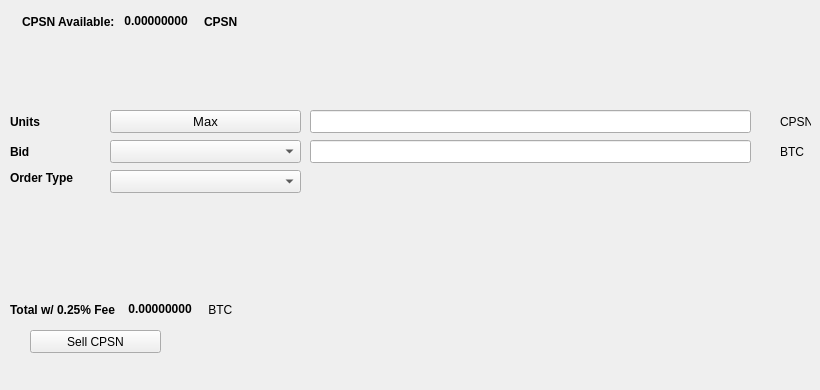
   <widget class="QWidget" name="SellTab">
    <attribute name="title">
     <string>Sell</string>
    </attribute>
    <widget class="QLabel" name="label_16">
     <property name="geometry">
      <rect>
       <x>780</x>
       <y>140</y>
       <width>31</width>
       <height>23</height>
      </rect>
     </property>
     <property name="text">
      <string>BTC</string>
     </property>
    </widget>
    <widget class="QComboBox" name="SellBidcomboBox">
     <property name="geometry">
      <rect>
       <x>110</x>
       <y>140</y>
       <width>191</width>
       <height>23</height>
      </rect>
     </property>
     <property name="font">
      <font>
       <pointsize>10</pointsize>
      </font>
     </property>
    </widget>
    <widget class="QLabel" name="label_18">
     <property name="geometry">
      <rect>
       <x>10</x>
       <y>110</y>
       <width>46</width>
       <height>23</height>
      </rect>
     </property>
     <property name="font">
      <font>
       <weight>75</weight>
       <bold>true</bold>
      </font>
     </property>
     <property name="text">
      <string>Units</string>
     </property>
    </widget>
    <widget class="QPushButton" name="Sell_Max_Amount">
     <property name="geometry">
      <rect>
       <x>110</x>
       <y>110</y>
       <width>191</width>
       <height>23</height>
      </rect>
     </property>
     <property name="font">
      <font>
       <pointsize>10</pointsize>
      </font>
     </property>
     <property name="text">
      <string>Max</string>
     </property>
    </widget>
    <widget class="QLabel" name="label_20">
     <property name="geometry">
      <rect>
       <x>10</x>
       <y>170</y>
       <width>91</width>
       <height>16</height>
      </rect>
     </property>
     <property name="font">
      <font>
       <weight>75</weight>
       <bold>true</bold>
      </font>
     </property>
     <property name="text">
      <string>Order Type</string>
     </property>
    </widget>
    <widget class="QComboBox" name="SellOrdertypeCombo">
     <property name="geometry">
      <rect>
       <x>110</x>
       <y>170</y>
       <width>191</width>
       <height>23</height>
      </rect>
     </property>
     <property name="font">
      <font>
       <pointsize>10</pointsize>
      </font>
     </property>
    </widget>
    <widget class="QLabel" name="label_21">
     <property name="geometry">
      <rect>
       <x>10</x>
       <y>140</y>
       <width>46</width>
       <height>23</height>
      </rect>
     </property>
     <property name="font">
      <font>
       <weight>75</weight>
       <bold>true</bold>
      </font>
     </property>
     <property name="text">
      <string>Bid</string>
     </property>
    </widget>
    <widget class="QLabel" name="label_22">
     <property name="geometry">
      <rect>
       <x>780</x>
       <y>110</y>
       <width>31</width>
       <height>23</height>
      </rect>
     </property>
     <property name="text">
      <string>CPSN</string>
     </property>
    </widget>
    <widget class="QLineEdit" name="UnitsInputCPSN">
     <property name="geometry">
      <rect>
       <x>310</x>
       <y>110</y>
       <width>441</width>
       <height>23</height>
      </rect>
     </property>
     <property name="font">
      <font>
       <pointsize>9</pointsize>
       <weight>75</weight>
       <bold>true</bold>
      </font>
     </property>
    </widget>
    <widget class="QLineEdit" name="SellBidPriceEdit">
     <property name="geometry">
      <rect>
       <x>310</x>
       <y>140</y>
       <width>441</width>
       <height>23</height>
      </rect>
     </property>
     <property name="font">
      <font>
       <pointsize>9</pointsize>
       <weight>75</weight>
       <bold>true</bold>
      </font>
     </property>
    </widget>
    <widget class="QPushButton" name="SellCPSNBTN">
     <property name="geometry">
      <rect>
       <x>30</x>
       <y>330</y>
       <width>131</width>
       <height>23</height>
      </rect>
     </property>
     <property name="text">
      <string>Sell CPSN</string>
     </property>
     <property name="icon">
      <iconset resource="../CryptoSports">
       <normaloff>:/icons/bitcoin</normaloff>:/icons/bitcoin</iconset>
     </property>
    </widget>
    <widget class="QWidget" name="layoutWidget3">
     <property name="geometry">
      <rect>
       <x>22</x>
       <y>12</y>
       <width>258</width>
       <height>19</height>
      </rect>
     </property>
     <layout class="QHBoxLayout" name="horizontalLayout">
      <item>
       <widget class="QLabel" name="label232_2">
        <property name="font">
         <font>
          <weight>75</weight>
          <bold>true</bold>
         </font>
        </property>
        <property name="text">
         <string>CPSN Available:</string>
        </property>
       </widget>
      </item>
      <item>
       <widget class="QLabel" name="CPSNAvailableLabel">
        <property name="palette">
         <palette>
          <active>
           <colorrole role="WindowText">
            <brush brushstyle="SolidPattern">
             <color alpha="255">
              <red>0</red>
              <green>0</green>
              <blue>0</blue>
             </color>
            </brush>
           </colorrole>
           <colorrole role="Button">
            <brush brushstyle="SolidPattern">
             <color alpha="255">
              <red>0</red>
              <green>170</green>
              <blue>0</blue>
             </color>
            </brush>
           </colorrole>
           <colorrole role="Light">
            <brush brushstyle="SolidPattern">
             <color alpha="255">
              <red>0</red>
              <green>255</green>
              <blue>0</blue>
             </color>
            </brush>
           </colorrole>
           <colorrole role="Midlight">
            <brush brushstyle="SolidPattern">
             <color alpha="255">
              <red>0</red>
              <green>212</green>
              <blue>0</blue>
             </color>
            </brush>
           </colorrole>
           <colorrole role="Dark">
            <brush brushstyle="SolidPattern">
             <color alpha="255">
              <red>0</red>
              <green>85</green>
              <blue>0</blue>
             </color>
            </brush>
           </colorrole>
           <colorrole role="Mid">
            <brush brushstyle="SolidPattern">
             <color alpha="255">
              <red>0</red>
              <green>113</green>
              <blue>0</blue>
             </color>
            </brush>
           </colorrole>
           <colorrole role="Text">
            <brush brushstyle="SolidPattern">
             <color alpha="255">
              <red>0</red>
              <green>170</green>
              <blue>0</blue>
             </color>
            </brush>
           </colorrole>
           <colorrole role="BrightText">
            <brush brushstyle="SolidPattern">
             <color alpha="255">
              <red>255</red>
              <green>255</green>
              <blue>255</blue>
             </color>
            </brush>
           </colorrole>
           <colorrole role="ButtonText">
            <brush brushstyle="SolidPattern">
             <color alpha="255">
              <red>0</red>
              <green>0</green>
              <blue>0</blue>
             </color>
            </brush>
           </colorrole>
           <colorrole role="Base">
            <brush brushstyle="SolidPattern">
             <color alpha="255">
              <red>255</red>
              <green>255</green>
              <blue>255</blue>
             </color>
            </brush>
           </colorrole>
           <colorrole role="Window">
            <brush brushstyle="SolidPattern">
             <color alpha="255">
              <red>0</red>
              <green>170</green>
              <blue>0</blue>
             </color>
            </brush>
           </colorrole>
           <colorrole role="Shadow">
            <brush brushstyle="SolidPattern">
             <color alpha="255">
              <red>0</red>
              <green>0</green>
              <blue>0</blue>
             </color>
            </brush>
           </colorrole>
           <colorrole role="AlternateBase">
            <brush brushstyle="SolidPattern">
             <color alpha="255">
              <red>127</red>
              <green>212</green>
              <blue>127</blue>
             </color>
            </brush>
           </colorrole>
           <colorrole role="ToolTipBase">
            <brush brushstyle="SolidPattern">
             <color alpha="255">
              <red>255</red>
              <green>255</green>
              <blue>220</blue>
             </color>
            </brush>
           </colorrole>
           <colorrole role="ToolTipText">
            <brush brushstyle="SolidPattern">
             <color alpha="255">
              <red>0</red>
              <green>0</green>
              <blue>0</blue>
             </color>
            </brush>
           </colorrole>
          </active>
          <inactive>
           <colorrole role="WindowText">
            <brush brushstyle="SolidPattern">
             <color alpha="255">
              <red>0</red>
              <green>0</green>
              <blue>0</blue>
             </color>
            </brush>
           </colorrole>
           <colorrole role="Button">
            <brush brushstyle="SolidPattern">
             <color alpha="255">
              <red>0</red>
              <green>170</green>
              <blue>0</blue>
             </color>
            </brush>
           </colorrole>
           <colorrole role="Light">
            <brush brushstyle="SolidPattern">
             <color alpha="255">
              <red>0</red>
              <green>255</green>
              <blue>0</blue>
             </color>
            </brush>
           </colorrole>
           <colorrole role="Midlight">
            <brush brushstyle="SolidPattern">
             <color alpha="255">
              <red>0</red>
              <green>212</green>
              <blue>0</blue>
             </color>
            </brush>
           </colorrole>
           <colorrole role="Dark">
            <brush brushstyle="SolidPattern">
             <color alpha="255">
              <red>0</red>
              <green>85</green>
              <blue>0</blue>
             </color>
            </brush>
           </colorrole>
           <colorrole role="Mid">
            <brush brushstyle="SolidPattern">
             <color alpha="255">
              <red>0</red>
              <green>113</green>
              <blue>0</blue>
             </color>
            </brush>
           </colorrole>
           <colorrole role="Text">
            <brush brushstyle="SolidPattern">
             <color alpha="255">
              <red>0</red>
              <green>170</green>
              <blue>0</blue>
             </color>
            </brush>
           </colorrole>
           <colorrole role="BrightText">
            <brush brushstyle="SolidPattern">
             <color alpha="255">
              <red>255</red>
              <green>255</green>
              <blue>255</blue>
             </color>
            </brush>
           </colorrole>
           <colorrole role="ButtonText">
            <brush brushstyle="SolidPattern">
             <color alpha="255">
              <red>0</red>
              <green>0</green>
              <blue>0</blue>
             </color>
            </brush>
           </colorrole>
           <colorrole role="Base">
            <brush brushstyle="SolidPattern">
             <color alpha="255">
              <red>255</red>
              <green>255</green>
              <blue>255</blue>
             </color>
            </brush>
           </colorrole>
           <colorrole role="Window">
            <brush brushstyle="SolidPattern">
             <color alpha="255">
              <red>0</red>
              <green>170</green>
              <blue>0</blue>
             </color>
            </brush>
           </colorrole>
           <colorrole role="Shadow">
            <brush brushstyle="SolidPattern">
             <color alpha="255">
              <red>0</red>
              <green>0</green>
              <blue>0</blue>
             </color>
            </brush>
           </colorrole>
           <colorrole role="AlternateBase">
            <brush brushstyle="SolidPattern">
             <color alpha="255">
              <red>127</red>
              <green>212</green>
              <blue>127</blue>
             </color>
            </brush>
           </colorrole>
           <colorrole role="ToolTipBase">
            <brush brushstyle="SolidPattern">
             <color alpha="255">
              <red>255</red>
              <green>255</green>
              <blue>220</blue>
             </color>
            </brush>
           </colorrole>
           <colorrole role="ToolTipText">
            <brush brushstyle="SolidPattern">
             <color alpha="255">
              <red>0</red>
              <green>0</green>
              <blue>0</blue>
             </color>
            </brush>
           </colorrole>
          </inactive>
          <disabled>
           <colorrole role="WindowText">
            <brush brushstyle="SolidPattern">
             <color alpha="255">
              <red>0</red>
              <green>85</green>
              <blue>0</blue>
             </color>
            </brush>
           </colorrole>
           <colorrole role="Button">
            <brush brushstyle="SolidPattern">
             <color alpha="255">
              <red>0</red>
              <green>170</green>
              <blue>0</blue>
             </color>
            </brush>
           </colorrole>
           <colorrole role="Light">
            <brush brushstyle="SolidPattern">
             <color alpha="255">
              <red>0</red>
              <green>255</green>
              <blue>0</blue>
             </color>
            </brush>
           </colorrole>
           <colorrole role="Midlight">
            <brush brushstyle="SolidPattern">
             <color alpha="255">
              <red>0</red>
              <green>212</green>
              <blue>0</blue>
             </color>
            </brush>
           </colorrole>
           <colorrole role="Dark">
            <brush brushstyle="SolidPattern">
             <color alpha="255">
              <red>0</red>
              <green>85</green>
              <blue>0</blue>
             </color>
            </brush>
           </colorrole>
           <colorrole role="Mid">
            <brush brushstyle="SolidPattern">
             <color alpha="255">
              <red>0</red>
              <green>113</green>
              <blue>0</blue>
             </color>
            </brush>
           </colorrole>
           <colorrole role="Text">
            <brush brushstyle="SolidPattern">
             <color alpha="255">
              <red>0</red>
              <green>85</green>
              <blue>0</blue>
             </color>
            </brush>
           </colorrole>
           <colorrole role="BrightText">
            <brush brushstyle="SolidPattern">
             <color alpha="255">
              <red>255</red>
              <green>255</green>
              <blue>255</blue>
             </color>
            </brush>
           </colorrole>
           <colorrole role="ButtonText">
            <brush brushstyle="SolidPattern">
             <color alpha="255">
              <red>0</red>
              <green>85</green>
              <blue>0</blue>
             </color>
            </brush>
           </colorrole>
           <colorrole role="Base">
            <brush brushstyle="SolidPattern">
             <color alpha="255">
              <red>0</red>
              <green>170</green>
              <blue>0</blue>
             </color>
            </brush>
           </colorrole>
           <colorrole role="Window">
            <brush brushstyle="SolidPattern">
             <color alpha="255">
              <red>0</red>
              <green>170</green>
              <blue>0</blue>
             </color>
            </brush>
           </colorrole>
           <colorrole role="Shadow">
            <brush brushstyle="SolidPattern">
             <color alpha="255">
              <red>0</red>
              <green>0</green>
              <blue>0</blue>
             </color>
            </brush>
           </colorrole>
           <colorrole role="AlternateBase">
            <brush brushstyle="SolidPattern">
             <color alpha="255">
              <red>0</red>
              <green>170</green>
              <blue>0</blue>
             </color>
            </brush>
           </colorrole>
           <colorrole role="ToolTipBase">
            <brush brushstyle="SolidPattern">
             <color alpha="255">
              <red>255</red>
              <green>255</green>
              <blue>220</blue>
             </color>
            </brush>
           </colorrole>
           <colorrole role="ToolTipText">
            <brush brushstyle="SolidPattern">
             <color alpha="255">
              <red>0</red>
              <green>0</green>
              <blue>0</blue>
             </color>
            </brush>
           </colorrole>
          </disabled>
         </palette>
        </property>
        <property name="font">
         <font>
          <weight>75</weight>
          <bold>true</bold>
         </font>
        </property>
        <property name="text">
         <string> 0.00000000 </string>
        </property>
        <property name="textInteractionFlags">
         <set>Qt::LinksAccessibleByMouse|Qt::TextSelectableByKeyboard|Qt::TextSelectableByMouse</set>
        </property>
       </widget>
      </item>
      <item>
       <widget class="QLabel" name="labelCPSN">
        <property name="font">
         <font>
          <weight>75</weight>
          <bold>true</bold>
         </font>
        </property>
        <property name="text">
         <string>CPSN</string>
        </property>
       </widget>
      </item>
     </layout>
    </widget>
    <widget class="QWidget" name="layoutWidget">
     <property name="geometry">
      <rect>
       <x>10</x>
       <y>300</y>
       <width>268</width>
       <height>19</height>
      </rect>
     </property>
     <layout class="QHBoxLayout" name="horizontalLayout_2">
      <item>
       <widget class="QLabel" name="label_19">
        <property name="font">
         <font>
          <weight>75</weight>
          <bold>true</bold>
         </font>
        </property>
        <property name="text">
         <string>Total w/ 0.25% Fee </string>
        </property>
       </widget>
      </item>
      <item>
       <widget class="QLabel" name="SellCostLabel">
        <property name="palette">
         <palette>
          <active>
           <colorrole role="WindowText">
            <brush brushstyle="SolidPattern">
             <color alpha="255">
              <red>0</red>
              <green>0</green>
              <blue>0</blue>
             </color>
            </brush>
           </colorrole>
           <colorrole role="Button">
            <brush brushstyle="SolidPattern">
             <color alpha="255">
              <red>0</red>
              <green>170</green>
              <blue>0</blue>
             </color>
            </brush>
           </colorrole>
           <colorrole role="Light">
            <brush brushstyle="SolidPattern">
             <color alpha="255">
              <red>0</red>
              <green>255</green>
              <blue>0</blue>
             </color>
            </brush>
           </colorrole>
           <colorrole role="Midlight">
            <brush brushstyle="SolidPattern">
             <color alpha="255">
              <red>0</red>
              <green>212</green>
              <blue>0</blue>
             </color>
            </brush>
           </colorrole>
           <colorrole role="Dark">
            <brush brushstyle="SolidPattern">
             <color alpha="255">
              <red>0</red>
              <green>85</green>
              <blue>0</blue>
             </color>
            </brush>
           </colorrole>
           <colorrole role="Mid">
            <brush brushstyle="SolidPattern">
             <color alpha="255">
              <red>0</red>
              <green>113</green>
              <blue>0</blue>
             </color>
            </brush>
           </colorrole>
           <colorrole role="Text">
            <brush brushstyle="SolidPattern">
             <color alpha="255">
              <red>0</red>
              <green>170</green>
              <blue>0</blue>
             </color>
            </brush>
           </colorrole>
           <colorrole role="BrightText">
            <brush brushstyle="SolidPattern">
             <color alpha="255">
              <red>255</red>
              <green>255</green>
              <blue>255</blue>
             </color>
            </brush>
           </colorrole>
           <colorrole role="ButtonText">
            <brush brushstyle="SolidPattern">
             <color alpha="255">
              <red>0</red>
              <green>0</green>
              <blue>0</blue>
             </color>
            </brush>
           </colorrole>
           <colorrole role="Base">
            <brush brushstyle="SolidPattern">
             <color alpha="255">
              <red>255</red>
              <green>255</green>
              <blue>255</blue>
             </color>
            </brush>
           </colorrole>
           <colorrole role="Window">
            <brush brushstyle="SolidPattern">
             <color alpha="255">
              <red>0</red>
              <green>170</green>
              <blue>0</blue>
             </color>
            </brush>
           </colorrole>
           <colorrole role="Shadow">
            <brush brushstyle="SolidPattern">
             <color alpha="255">
              <red>0</red>
              <green>0</green>
              <blue>0</blue>
             </color>
            </brush>
           </colorrole>
           <colorrole role="AlternateBase">
            <brush brushstyle="SolidPattern">
             <color alpha="255">
              <red>127</red>
              <green>212</green>
              <blue>127</blue>
             </color>
            </brush>
           </colorrole>
           <colorrole role="ToolTipBase">
            <brush brushstyle="SolidPattern">
             <color alpha="255">
              <red>255</red>
              <green>255</green>
              <blue>220</blue>
             </color>
            </brush>
           </colorrole>
           <colorrole role="ToolTipText">
            <brush brushstyle="SolidPattern">
             <color alpha="255">
              <red>0</red>
              <green>0</green>
              <blue>0</blue>
             </color>
            </brush>
           </colorrole>
          </active>
          <inactive>
           <colorrole role="WindowText">
            <brush brushstyle="SolidPattern">
             <color alpha="255">
              <red>0</red>
              <green>0</green>
              <blue>0</blue>
             </color>
            </brush>
           </colorrole>
           <colorrole role="Button">
            <brush brushstyle="SolidPattern">
             <color alpha="255">
              <red>0</red>
              <green>170</green>
              <blue>0</blue>
             </color>
            </brush>
           </colorrole>
           <colorrole role="Light">
            <brush brushstyle="SolidPattern">
             <color alpha="255">
              <red>0</red>
              <green>255</green>
              <blue>0</blue>
             </color>
            </brush>
           </colorrole>
           <colorrole role="Midlight">
            <brush brushstyle="SolidPattern">
             <color alpha="255">
              <red>0</red>
              <green>212</green>
              <blue>0</blue>
             </color>
            </brush>
           </colorrole>
           <colorrole role="Dark">
            <brush brushstyle="SolidPattern">
             <color alpha="255">
              <red>0</red>
              <green>85</green>
              <blue>0</blue>
             </color>
            </brush>
           </colorrole>
           <colorrole role="Mid">
            <brush brushstyle="SolidPattern">
             <color alpha="255">
              <red>0</red>
              <green>113</green>
              <blue>0</blue>
             </color>
            </brush>
           </colorrole>
           <colorrole role="Text">
            <brush brushstyle="SolidPattern">
             <color alpha="255">
              <red>0</red>
              <green>170</green>
              <blue>0</blue>
             </color>
            </brush>
           </colorrole>
           <colorrole role="BrightText">
            <brush brushstyle="SolidPattern">
             <color alpha="255">
              <red>255</red>
              <green>255</green>
              <blue>255</blue>
             </color>
            </brush>
           </colorrole>
           <colorrole role="ButtonText">
            <brush brushstyle="SolidPattern">
             <color alpha="255">
              <red>0</red>
              <green>0</green>
              <blue>0</blue>
             </color>
            </brush>
           </colorrole>
           <colorrole role="Base">
            <brush brushstyle="SolidPattern">
             <color alpha="255">
              <red>255</red>
              <green>255</green>
              <blue>255</blue>
             </color>
            </brush>
           </colorrole>
           <colorrole role="Window">
            <brush brushstyle="SolidPattern">
             <color alpha="255">
              <red>0</red>
              <green>170</green>
              <blue>0</blue>
             </color>
            </brush>
           </colorrole>
           <colorrole role="Shadow">
            <brush brushstyle="SolidPattern">
             <color alpha="255">
              <red>0</red>
              <green>0</green>
              <blue>0</blue>
             </color>
            </brush>
           </colorrole>
           <colorrole role="AlternateBase">
            <brush brushstyle="SolidPattern">
             <color alpha="255">
              <red>127</red>
              <green>212</green>
              <blue>127</blue>
             </color>
            </brush>
           </colorrole>
           <colorrole role="ToolTipBase">
            <brush brushstyle="SolidPattern">
             <color alpha="255">
              <red>255</red>
              <green>255</green>
              <blue>220</blue>
             </color>
            </brush>
           </colorrole>
           <colorrole role="ToolTipText">
            <brush brushstyle="SolidPattern">
             <color alpha="255">
              <red>0</red>
              <green>0</green>
              <blue>0</blue>
             </color>
            </brush>
           </colorrole>
          </inactive>
          <disabled>
           <colorrole role="WindowText">
            <brush brushstyle="SolidPattern">
             <color alpha="255">
              <red>0</red>
              <green>85</green>
              <blue>0</blue>
             </color>
            </brush>
           </colorrole>
           <colorrole role="Button">
            <brush brushstyle="SolidPattern">
             <color alpha="255">
              <red>0</red>
              <green>170</green>
              <blue>0</blue>
             </color>
            </brush>
           </colorrole>
           <colorrole role="Light">
            <brush brushstyle="SolidPattern">
             <color alpha="255">
              <red>0</red>
              <green>255</green>
              <blue>0</blue>
             </color>
            </brush>
           </colorrole>
           <colorrole role="Midlight">
            <brush brushstyle="SolidPattern">
             <color alpha="255">
              <red>0</red>
              <green>212</green>
              <blue>0</blue>
             </color>
            </brush>
           </colorrole>
           <colorrole role="Dark">
            <brush brushstyle="SolidPattern">
             <color alpha="255">
              <red>0</red>
              <green>85</green>
              <blue>0</blue>
             </color>
            </brush>
           </colorrole>
           <colorrole role="Mid">
            <brush brushstyle="SolidPattern">
             <color alpha="255">
              <red>0</red>
              <green>113</green>
              <blue>0</blue>
             </color>
            </brush>
           </colorrole>
           <colorrole role="Text">
            <brush brushstyle="SolidPattern">
             <color alpha="255">
              <red>0</red>
              <green>85</green>
              <blue>0</blue>
             </color>
            </brush>
           </colorrole>
           <colorrole role="BrightText">
            <brush brushstyle="SolidPattern">
             <color alpha="255">
              <red>255</red>
              <green>255</green>
              <blue>255</blue>
             </color>
            </brush>
           </colorrole>
           <colorrole role="ButtonText">
            <brush brushstyle="SolidPattern">
             <color alpha="255">
              <red>0</red>
              <green>85</green>
              <blue>0</blue>
             </color>
            </brush>
           </colorrole>
           <colorrole role="Base">
            <brush brushstyle="SolidPattern">
             <color alpha="255">
              <red>0</red>
              <green>170</green>
              <blue>0</blue>
             </color>
            </brush>
           </colorrole>
           <colorrole role="Window">
            <brush brushstyle="SolidPattern">
             <color alpha="255">
              <red>0</red>
              <green>170</green>
              <blue>0</blue>
             </color>
            </brush>
           </colorrole>
           <colorrole role="Shadow">
            <brush brushstyle="SolidPattern">
             <color alpha="255">
              <red>0</red>
              <green>0</green>
              <blue>0</blue>
             </color>
            </brush>
           </colorrole>
           <colorrole role="AlternateBase">
            <brush brushstyle="SolidPattern">
             <color alpha="255">
              <red>0</red>
              <green>170</green>
              <blue>0</blue>
             </color>
            </brush>
           </colorrole>
           <colorrole role="ToolTipBase">
            <brush brushstyle="SolidPattern">
             <color alpha="255">
              <red>255</red>
              <green>255</green>
              <blue>220</blue>
             </color>
            </brush>
           </colorrole>
           <colorrole role="ToolTipText">
            <brush brushstyle="SolidPattern">
             <color alpha="255">
              <red>0</red>
              <green>0</green>
              <blue>0</blue>
             </color>
            </brush>
           </colorrole>
          </disabled>
         </palette>
        </property>
        <property name="font">
         <font>
          <weight>75</weight>
          <bold>true</bold>
         </font>
        </property>
        <property name="autoFillBackground">
         <bool>false</bool>
        </property>
        <property name="text">
         <string> 0.00000000</string>
        </property>
        <property name="textInteractionFlags">
         <set>Qt::LinksAccessibleByMouse|Qt::TextSelectableByMouse</set>
        </property>
       </widget>
      </item>
      <item>
       <widget class="QLabel" name="label_17">
        <property name="font">
         <font>
          <weight>50</weight>
          <bold>false</bold>
         </font>
        </property>
        <property name="text">
         <string> BTC</string>
        </property>
       </widget>
      </item>
     </layout>
    </widget>
    <widget class="QLabel" name="label_23">
     <property name="geometry">
      <rect>
       <x>460</x>
       <y>300</y>
       <width>281</width>
       <height>81</height>
      </rect>
     </property>
     <property name="text">
      <string/>
     </property>
     <property name="pixmap">
      <pixmap>:/images/bittrex</pixmap>
     </property>
    </widget>
   </widget>
